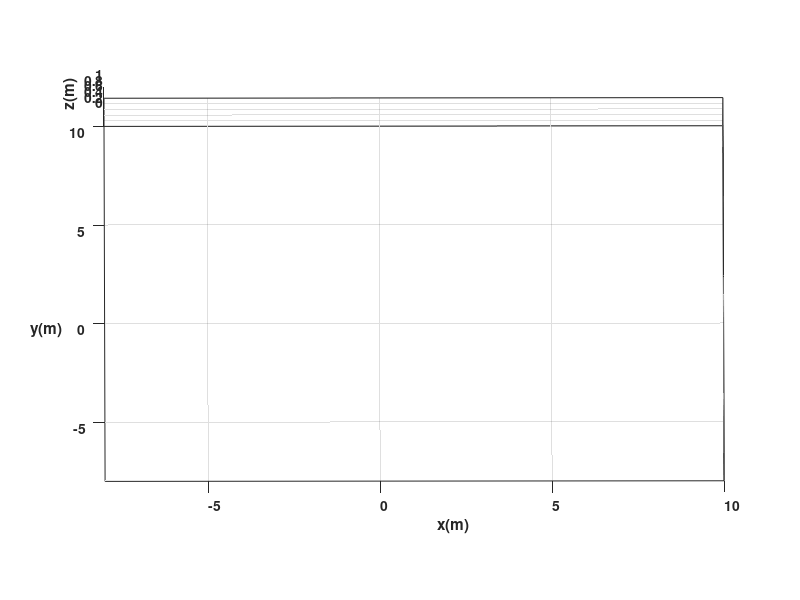

MATLAB code to generate this figure: (Note: this script raises an error after producing the figure.)
%Limpieza de pantalla
clear all
close all
clc

%1 TIEMPO %%%%%%%%%%%%%%%%%%%%%%%%%%%%%%%%%%%%%%%%%%%%%%%%%%%%%%%%
tf=10;             % Tiempo de simulación en segundos (s)
ts=0.1;            % Tiempo de muestreo en segundos (s)
t=0:ts:tf;         % Vector de tiempo
N= length(t);      % Muestras


%2 CONDICIONES INICIALES %%%%%%%%%%%%%%%%%%%%%%%%%%%%%%%%%%%%%%%%%

%Damos valores a nuestro punto inicial de posición y orientación
x1(1)=0;  %Posición inicial eje x
y1(1)=0;  %Posición inicial eje y
phi(1)=pi/2; %Orientación inicial del robot 

%3 POSICION DESEADA %%%%%%%%%%%%%%%%%%%%%%%%%%%%%%%%%%%%%%%%%%%%

%Damos valores a nuestra posición deseada
hxd=  0;
hyd= -1;

%Igualamos el punto de control con las proyecciones X1 y Y1 por su
%coincidencia
hx(1)= x1(1);       % Posición del punto de control en el eje (X) metros (m)
hy(1)= y1(1);       % Posición del punto de control en el eje (Y) metros (m)

%4 CONTROL, BUCLE DE SIMULACION %%%%%%%%%%%%%%%%%%%%%%%%%%%%%%%%

for k=1:N 

    %a)Errores de control
    hxe(k)=hxd-hx(k);
    hye(k)=hyd-hy(k);
    
    %Matriz de error
    he= [hxe(k);hye(k)];
    %Magnitud del error de posición
    Error(k)= sqrt(hxe(k)^2 +hye(k)^2);

    %b)Matriz Jacobiana
    J=[cos(phi(k)) -sin(phi(k));... %Matriz de rotación en 2D
       sin(phi(k)) cos(phi(k))];

    %c)Matriz de Ganancias
    K=[0.8  0;...
       0   0.2];

    %d)Ley de Control
    qpRef= pinv(J)*K*he;

    v(k)= qpRef(1);   %Velocidad lineal de entrada al robot 
    w(k)= qpRef(2);   %Velocidad angular de entrada al robot 


%5 APLICACIÓN DE CONTROL AL ROBOT %%%%%%%%%%%%%%%%%%%%%%%%%%%%%%%%

    %Aplico la integral a la velocidad angular para obtener el angulo "phi" de la orientación
    phi(k+1)=phi(k)+w(k)*ts; % Integral numérica (método de Euler)
           
   %%%%%%%%%%%%%%%%%%%%% MODELO CINEMATICO %%%%%%%%%%%%%%%%%%%%%%%%%
    
    xp1=v(k)*cos(phi(k)); 
    yp1=v(k)*sin(phi(k));
 
    %Aplico la integral a la velocidad lineal para obtener las cordenadas
    %"x1" y "y1" de la posición
    x1(k+1)=x1(k)+ xp1*ts; % Integral numérica (método de Euler)
    y1(k+1)=y1(k)+ yp1*ts; % Integral numérica (método de Euler)

    % Posicion del robot con respecto al punto de control
    hx(k+1)=x1(k+1); 
    hy(k+1)=y1(k+1);
     

end

%%%%%%%%%%%%%%%%%%%%%%%%%%%%% SIMULACION VIRTUAL 3D %%%%%%%%%%%%%%%%%%%%%%%%%%%%

% a) Configuracion de escena

scene=figure;  % Crear figura (Escena)
set(scene,'Color','white'); % Color del fondo de la escena
set(gca,'FontWeight','bold') ;% Negrilla en los ejes y etiquetas
sizeScreen=get(0,'ScreenSize'); % Retorna el tamaño de la pantalla del computador
set(scene,'position',sizeScreen); % Configurar tamaño de la figura
camlight('headlight'); % Luz para la escena
axis equal; % Establece la relación de aspecto para que las unidades de datos sean las mismas en todas las direcciones.
grid on; % Mostrar líneas de cuadrícula en los ejes
box on; % Mostrar contorno de ejes
xlabel('x(m)'); ylabel('y(m)'); zlabel('z(m)'); % Etiqueta de los eje

view([-0.1 35]); % Orientacion de la figura
axis([-8 10 -8 10 0 1]); % Ingresar limites minimos y maximos en los ejes x y z [minX maxX minY maxY minZ maxZ]

% b) Graficar robots en la posicion inicial
scale = 4;
MobileRobot_5;
H1=MobilePlot_4(x1(1),y1(1),phi(1),scale);hold on;

% c) Graficar Trayectorias
H2=plot3(hx(1),hy(1),0,'r','lineWidth',2);
H3=plot3(hxd,hyd,0,'bo','lineWidth',2); %Grafico circulo en posición deseada
H4=plot3(hx(1),hy(1),0,'go','lineWidth',2);%Grafico circulo en posición inicial
% d) Bucle de simulacion de movimiento del robot

step=1; % pasos para simulacion

for k=1:step:N

    delete(H1);    
    delete(H2);
    
    H1=MobilePlot_4(x1(k),y1(k),phi(k),scale);
    H2=plot3(hx(1:k),hy(1:k),zeros(1,k),'r','lineWidth',2);
    
    pause(ts);

end

%%%%%%%%%%%%%%%%%%%%%%%%%%%%% Graficas %%%%%%%%%%%%%%%%%%%%%%%%%%%%
graph=figure;  % Crear figura (Escena)
set(graph,'position',sizeScreen); % Congigurar tamaño de la figura
subplot(311)
plot(t,v,'b','LineWidth',2),grid('on'),xlabel('Tiempo [s]'),ylabel('m/s'),legend('Velocidad Lineal (v)');
subplot(312)
plot(t,w,'g','LineWidth',2),grid('on'),xlabel('Tiempo [s]'),ylabel('[rad/s]'),legend('Velocidad Angular (w)');
subplot(313)
plot(t,Error,'r','LineWidth',2),grid('on'),xlabel('Tiempo [s]'),ylabel('[metros]'),legend('Error de posición (m)');
